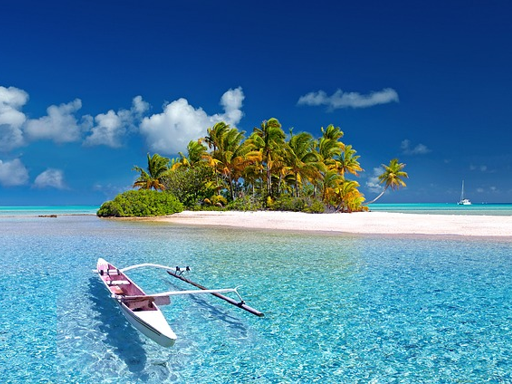
#> input picture build_datasets/tests/test_image.png, 512 x 384 px
$ python add_distortion_refA_sd.py --reference_dir ../tests --distortion_dir ../tests --meta_dir ../tests
#> lines starting #> are read from the running program, lines starting #| are printed output that depends on the picture
### build_datasets/x_distortion/__init__.py
from .blur import *
from .brightness import *
from .compression import *
from .contrast import *
from .noise import *
from .oversharpen import *
from .pixelate import *
from .quantization import *
from .saturate import *


def add_distortion(img, severity=1, distortion_name=None):
    """This function distorts the input image.

    @param img (np.ndarray, unit8): input image, H x W x 3, RGB, [0, 255]
    @param severity (int): severity of distortion, [1, 5]
    @param distortion_name (str): distortion name
    @return: distorted image (np.ndarray, unit8), H x W x 3, RGB, [0, 255]
    """

    if not isinstance(img, np.ndarray):
        raise AttributeError('Expecting type(img) to be numpy.ndarray')
    if not (img.dtype.type is np.uint8):
        raise AttributeError('Expecting img.dtype.type to be numpy.uint8')

    if not (img.ndim in [2, 3]):
        raise AttributeError('Expecting img.shape to be either (h x w) or (h x w x c)')
    if img.ndim == 2:
        img = np.stack((img,) * 3, axis=-1)

    h, w, c = img.shape
    if h < 32 or w < 32:
        raise AttributeError('The (w, h) must be at least 32 pixels')
    if not (c in [1, 3]):
        raise AttributeError('Expecting img to have either 1 or 3 chennels')
    if c == 1:
        img = np.stack((np.squeeze(img),) * 3, axis=-1)

    if severity not in [1, 2, 3, 4, 5]:
        raise AttributeError('The severity must be an integer in [1, 5]')

    if distortion_name:
        img_lq = globals()[distortion_name](img, severity)
    else:
        raise ValueError("The distortion_name must be passed")

    return np.uint8(img_lq)


distortions_dict = {
    "blur": [
        "blur_gaussian",
        "blur_motion",
        "blur_glass",
        "blur_lens",
        "blur_zoom",
        "blur_jitter",
    ],
    "noise": [
        "noise_gaussian_RGB",
        "noise_gaussian_YCrCb",
        "noise_speckle",
        "noise_spatially_correlated",
        "noise_poisson",
        "noise_impulse",
    ],
    "compression": [
        "compression_jpeg",
        "compression_jpeg_2000",
    ],
    "brighten": [
        "brightness_brighten_shfit_HSV",
        "brightness_brighten_shfit_RGB",
        "brightness_brighten_gamma_HSV",
        "brightness_brighten_gamma_RGB",
    ],
    "darken": [
        "brightness_darken_shfit_HSV",
        "brightness_darken_shfit_RGB",
        "brightness_darken_gamma_HSV",
        "brightness_darken_gamma_RGB",
    ],
    "contrast_strengthen": [
        "contrast_strengthen_scale",
        "contrast_strengthen_stretch",
    ],
    "contrast_weaken": [
        "contrast_weaken_scale",
        "contrast_weaken_stretch",
    ],
    "saturate_strengthen": [
        "saturate_strengthen_HSV",
        "saturate_strengthen_YCrCb",
    ],
    "saturate_weaken": [
        "saturate_weaken_HSV",
        "saturate_weaken_YCrCb",
    ],
    "oversharpen": [
        "oversharpen",
    ],
    "pixelate": [
        "pixelate",
    ],
    "quantization": [
        "quantization_otsu",
        "quantization_median",
        "quantization_hist",
    ],
}


# [5 lines left out: function get_distortion_names, not called in this run]

### build_datasets/x_distortion/saturate.py
import cv2
import numpy as np


# [29 lines left out: functions saturate_weaken_HSV, saturate_weaken_YCrCb, saturate_strengthen_HSV, not called in this run]


def saturate_strengthen_YCrCb(img, severity=1):
    """Saturate strengthen by scaling CrCb channel in YCrCb."""
    scale = [2.0, 3.0, 5.0, 8.0, 16.0][severity - 1]
    ycrcb = np.array(cv2.cvtColor(img, cv2.COLOR_RGB2YCR_CB), dtype=np.float32)
    ycrcb[:, :, 1] = 128 + (ycrcb[:, :, 1] - 128) * scale
    ycrcb[:, :, 2] = 128 + (ycrcb[:, :, 2] - 128) * scale
    ycrcb = np.uint8(np.clip(ycrcb, 0, 255))
    img = cv2.cvtColor(ycrcb, cv2.COLOR_YCR_CB2RGB)
    return img

### build_datasets/scripts/add_distortion_refA_sd.py
import argparse
import glob
import json
import os
import random
from shutil import copy

import numpy as np
from PIL import Image
from x_distortion import add_distortion, distortions_dict

parser = argparse.ArgumentParser(description="Test X-Distortion")
parser.add_argument(
    "-d",
    "--distortion_name",
    type=str,
    default=None,
    help="(1) distortion function name, (2) distortion category name, (3) others (random sample).",
)
parser.add_argument(
    "-a",
    "--all_severity",
    action="store_true",
    help="If False (default), random select one severity; else, all severities are used.",
)
parser.add_argument(
    "-p",
    "--prob_distortion",
    type=float,
    default=0.95,
    help="Probability of adding distortion.",
)
parser.add_argument(
    "-ns",
    "--noskip",
    action="store_true",
    help="If False (default), skip the same reference; else, regenerate with another name.",
)
parser.add_argument("--reference_dir", type=str, required=True)
parser.add_argument("--distortion_dir", type=str, required=True)
parser.add_argument("--meta_dir", type=str, required=True)
parser.add_argument("--seed", type=int, default=131)


def get_distortion_name(distortion_name):
    distortion_names = []
    for key in distortions_dict:
        distortion_names += distortions_dict[key]
    # distortion function name
    if distortion_name in distortion_names:
        pass
    # distortion category name
    elif distortion_name in distortions_dict:
        distortion_name = random.choice(distortions_dict[distortion_name])
    # others (random sample)
    else:
        key = random.choice(list(distortions_dict.keys()))
        distortion_name = random.choice(distortions_dict[key])
    return distortion_name


def get_distortion_class(distortion_name):
#> called with distortion_name = 'saturate_strengthen_YCrCb'
    for key in distortions_dict:
        if distortion_name in distortions_dict[key]:
            return key


def seed_everything(seed=131):
    np.random.seed(seed)
    random.seed(seed**2)


if __name__ == "__main__":
    args = parser.parse_args()
    idx_start = 0
    idx_end = 5
    num_severity = 5
    resize = 224
    seed_everything(seed=args.seed)
    reference_dir = args.reference_dir
    img_paths = sorted(glob.glob(os.path.join(reference_dir, "*.png")))
    distortion_dir = args.distortion_dir
    meta_dir = args.meta_dir
    os.makedirs(distortion_dir, exist_ok=True)
    os.makedirs(meta_dir, exist_ok=True)

    for idx_ref, img_path in enumerate(img_paths[idx_start:idx_end]):
        print("=" * 100)
        print(idx_start + idx_ref)

        # check the first distortion img & json
        img_name = os.path.splitext(os.path.basename(img_path))[0]
        img_lq_exist = os.path.exists(os.path.join(distortion_dir, f"{img_name}_0.png"))
        json_lq_exist = os.path.exists(os.path.join(meta_dir, f"{img_name}_0.json"))
        if img_lq_exist and json_lq_exist and not args.noskip:
            print(f"{img_path} has been generated, skip.")
            continue

        distortion_name = get_distortion_name(args.distortion_name)
        distortion_class = get_distortion_class(distortion_name)

        if random.random() > args.prob_distortion:
            severities = [0]
        elif args.all_severity:
            severities = list(range(1, num_severity + 1))
        else:
            severities = [random.randint(1, num_severity)]

        for severity in severities:
            idx = 0
            while True:
                save_path = os.path.join(distortion_dir, f"{img_name}_{idx}.png")
                save_json = os.path.join(meta_dir, f"{img_name}_{idx}.json")
                if not (os.path.exists(save_path) and os.path.exists(save_json)):
                    break
                idx += 1

            if severity == 0:
                copy(img_path, save_path)
                distortion_name = distortion_class = None
            else:
                img = Image.open(img_path).convert("RGB")
#> img is the input picture: PIL image 512x384 RGB; mean R, G, B 73.8, 128.2, 161.4
                h, w = img.height, img.width
#> h = 384; w = 512
                if resize < min(h, w):
                    ratio = resize / min(h, w)
#> ratio = 0.583
                    h_new, w_new = round(h * ratio), round(w * ratio)
#> h_new = 224; w_new = 299
                    img = img.resize((w_new, h_new), resample=Image.BICUBIC)
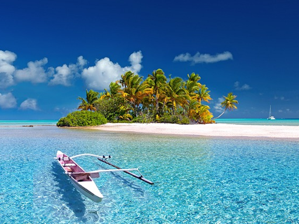
#> img: PIL image 299x224 RGB; mean R, G, B 73.8, 128.2, 161.4
                img = np.array(img)
                img_lq = add_distortion(
                    img, severity=severity, distortion_name=distortion_name
                )
#> in saturate_strengthen_YCrCb, `ycrcb = np.array(cv2.cvtColor(img, cv2.COLOR_RGB2YCR_CB), dtype=np.flo..`:
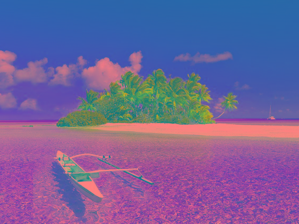
#> ycrcb: shape (224, 299, 3) float32; mean R, G, B 115.7, 98.1, 153.8
#> in saturate_strengthen_YCrCb, `ycrcb[:, :, 1] = 128 + (ycrcb[:, :, 1] - 128) * scale`:
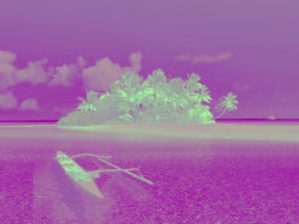
#> ycrcb: shape (224, 299, 3) float32; mean R, G, B 115.7, -350, 153.8; drawn with min black and max white
#> in saturate_strengthen_YCrCb, `ycrcb[:, :, 2] = 128 + (ycrcb[:, :, 2] - 128) * scale`:
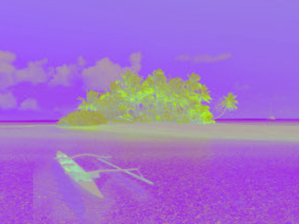
#> ycrcb: shape (224, 299, 3) float32; mean R, G, B 115.7, -350, 540.3; drawn with min black and max white
#> in saturate_strengthen_YCrCb, `ycrcb = np.uint8(np.clip(ycrcb, 0, 255))`:
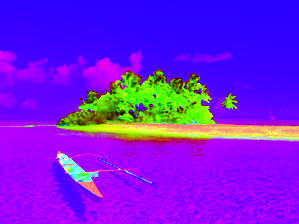
#> ycrcb: shape (224, 299, 3); mean R, G, B 115.7, 27.7, 222.4
#> in saturate_strengthen_YCrCb, `img = cv2.cvtColor(ycrcb, cv2.COLOR_YCR_CB2RGB)`:
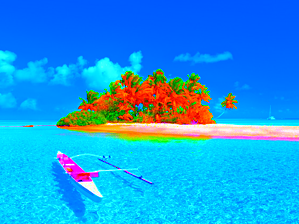
#> img: shape (224, 299, 3); mean R, G, B 29.5, 154.9, 226.5
                img_lq = Image.fromarray(img_lq)
                img_lq.save(save_path)

            meta = {
                "img_ref": img_path,
                "img_lq": save_path,
                "distortion_class": distortion_class,
                "distortion_name": distortion_name,
                "severity": severity,
            }
            with open(save_json, "w") as fw:
                fw.write(json.dumps(meta, indent=4))

            print(meta)
